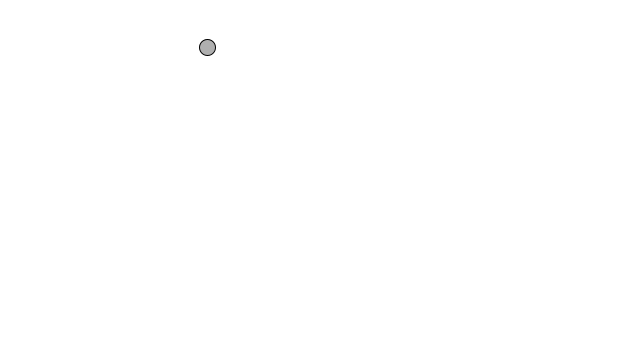
Frame 1 (no input)
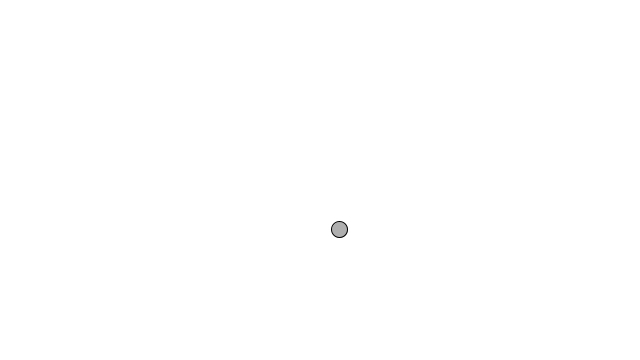
Frame 60 (the mouse pressed at the canvas centre just before this capture)
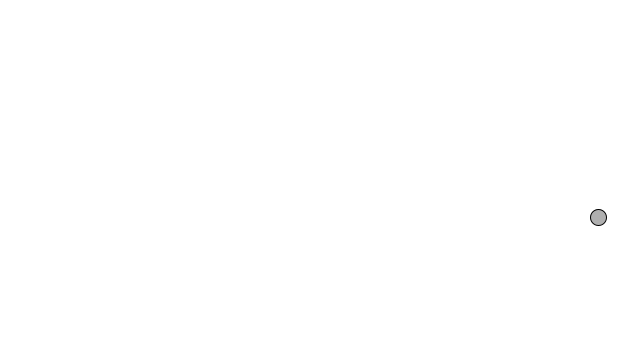
Frame 120 (the mouse held since frame 60 and released just before this capture)

The Processing sketch that drew these frames (run headless with seeded random() and noise(); from frame 60 on, the mouse is pressed at the canvas centre):

// Processing sketch: Excercie_1_6
// ── Excercie_1_6.pde
Mover mover;

void setup()
{
 size(640,360);
 
 mover = new Mover();
}

void draw()
{
 background(255);
 
 mover.update();
 mover.checkEdges();
 mover.display();

}

// ── Mover.pde
class Mover
{
 PVector location;
 PVector velocity;
 PVector acceleration;
 
 float tx,ty;
 float topspeed;
 
 Mover()
 {
  location = new PVector(random(width / 2), random(height / 2));
  velocity = new PVector(0,0);
  acceleration = new PVector(0, 0);
  topspeed = 10;
 }
 
 void update()
 {
  
   tx += 0.01;
   ty += 0.02;
   acceleration.x = map(noise(tx), 0, 1, -2,2);
   acceleration.y = map(noise(ty), 0, 1, -2,2);
   
  velocity.add(acceleration);
  velocity.limit(10);
  location.add(velocity); 
 }
 
 void display()
 {
  stroke(0);
  fill(175);
  ellipse(location.x, location.y,16,16);
 }
 
 void checkEdges()
 {
  if(location.x > width)
  {
   location.x = 0; 
  }
  else if(location.x < 0)
  {
   location.x = width; 
  }
  
  if(location.y > height)
  {
   location.y = 0; 
  }
  else if(location.y < 0)
  {
   location.y = height; 
  }
 }
}
